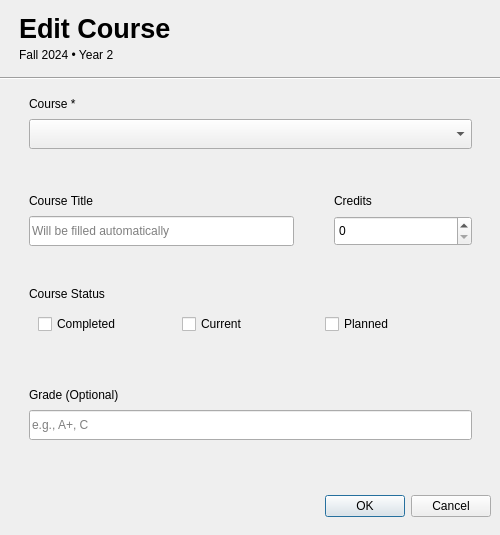
<?xml version="1.0" encoding="UTF-8"?>
<ui version="4.0">
 <class>EditCourseDetails</class>
 <widget class="QDialog" name="EditCourseDetails">
  <property name="geometry">
   <rect>
    <x>0</x>
    <y>0</y>
    <width>500</width>
    <height>535</height>
   </rect>
  </property>
  <property name="windowTitle">
   <string>Dialog</string>
  </property>
  <widget class="QDialogButtonBox" name="buttonBox">
   <property name="geometry">
    <rect>
     <x>150</x>
     <y>490</y>
     <width>341</width>
     <height>32</height>
    </rect>
   </property>
   <property name="orientation">
    <enum>Qt::Orientation::Horizontal</enum>
   </property>
   <property name="standardButtons">
    <set>QDialogButtonBox::StandardButton::Cancel|QDialogButtonBox::StandardButton::Ok</set>
   </property>
  </widget>
  <widget class="QFrame" name="frame">
   <property name="geometry">
    <rect>
     <x>10</x>
     <y>0</y>
     <width>481</width>
     <height>71</height>
    </rect>
   </property>
   <property name="minimumSize">
    <size>
     <width>181</width>
     <height>0</height>
    </size>
   </property>
   <property name="frameShape">
    <enum>QFrame::Shape::NoFrame</enum>
   </property>
   <property name="frameShadow">
    <enum>QFrame::Shadow::Raised</enum>
   </property>
   <layout class="QVBoxLayout" name="verticalLayout">
    <property name="spacing">
     <number>1</number>
    </property>
    <item>
     <widget class="QLabel" name="label">
      <property name="sizePolicy">
       <sizepolicy hsizetype="MinimumExpanding" vsizetype="MinimumExpanding">
        <horstretch>0</horstretch>
        <verstretch>0</verstretch>
       </sizepolicy>
      </property>
      <property name="minimumSize">
       <size>
        <width>161</width>
        <height>31</height>
       </size>
      </property>
      <property name="font">
       <font>
        <pointsize>20</pointsize>
        <bold>true</bold>
       </font>
      </property>
      <property name="text">
       <string>Edit Course</string>
      </property>
     </widget>
    </item>
    <item>
     <widget class="QLabel" name="label_2">
      <property name="text">
       <string>Fall 2024 • Year 2</string>
      </property>
     </widget>
    </item>
   </layout>
  </widget>
  <widget class="Line" name="line">
   <property name="geometry">
    <rect>
     <x>0</x>
     <y>70</y>
     <width>501</width>
     <height>16</height>
    </rect>
   </property>
   <property name="orientation">
    <enum>Qt::Orientation::Horizontal</enum>
   </property>
  </widget>
  <widget class="QFrame" name="frame_2">
   <property name="geometry">
    <rect>
     <x>0</x>
     <y>79</y>
     <width>501</width>
     <height>400</height>
    </rect>
   </property>
   <property name="minimumSize">
    <size>
     <width>501</width>
     <height>400</height>
    </size>
   </property>
   <property name="maximumSize">
    <size>
     <width>501</width>
     <height>400</height>
    </size>
   </property>
   <property name="frameShape">
    <enum>QFrame::Shape::NoFrame</enum>
   </property>
   <property name="frameShadow">
    <enum>QFrame::Shadow::Raised</enum>
   </property>
   <layout class="QVBoxLayout" name="verticalLayout_2">
    <item>
     <widget class="QFrame" name="frame_3">
      <property name="frameShape">
       <enum>QFrame::Shape::NoFrame</enum>
      </property>
      <property name="frameShadow">
       <enum>QFrame::Shadow::Raised</enum>
      </property>
      <layout class="QVBoxLayout" name="verticalLayout_3">
       <property name="spacing">
        <number>0</number>
       </property>
       <property name="leftMargin">
        <number>20</number>
       </property>
       <property name="topMargin">
        <number>0</number>
       </property>
       <property name="rightMargin">
        <number>20</number>
       </property>
       <property name="bottomMargin">
        <number>30</number>
       </property>
       <item>
        <widget class="QLabel" name="label_3">
         <property name="text">
          <string>Course *</string>
         </property>
        </widget>
       </item>
       <item>
        <widget class="QComboBox" name="comboBox">
         <property name="minimumSize">
          <size>
           <width>0</width>
           <height>30</height>
          </size>
         </property>
         <property name="styleSheet">
          <string notr="true">
    QComboBox QAbstractItemView {
        background-color: #252526;
        border: 1px solid #3e3e42;
        border-radius: 4px;
        color: #cccccc;
        outline: 0;
    }
    QComboBox QAbstractItemView::item {
        padding: 5px;
        border-radius: 2px;
        height: 25px;
    }
    QComboBox QAbstractItemView::item:selected {
        background-color: #007acc;
        color: #ffffff;
    }
    QComboBox QAbstractItemView::item:hover {
        background-color: #2a2d2e;
    }
    QComboBox QAbstractItemView::item:hover:selected {
        background-color: #1c97ea;
    }</string>
         </property>
         <property name="placeholderText">
          <string>Search by course code (e.g., CSC1401)</string>
         </property>
        </widget>
       </item>
      </layout>
     </widget>
    </item>
    <item>
     <widget class="QFrame" name="frame_4">
      <property name="frameShape">
       <enum>QFrame::Shape::NoFrame</enum>
      </property>
      <property name="frameShadow">
       <enum>QFrame::Shadow::Raised</enum>
      </property>
      <layout class="QHBoxLayout" name="horizontalLayout">
       <property name="spacing">
        <number>0</number>
       </property>
       <property name="leftMargin">
        <number>0</number>
       </property>
       <property name="topMargin">
        <number>0</number>
       </property>
       <property name="rightMargin">
        <number>0</number>
       </property>
       <property name="bottomMargin">
        <number>0</number>
       </property>
       <item>
        <widget class="QFrame" name="frame_7">
         <property name="frameShape">
          <enum>QFrame::Shape::NoFrame</enum>
         </property>
         <property name="frameShadow">
          <enum>QFrame::Shadow::Raised</enum>
         </property>
         <layout class="QVBoxLayout" name="verticalLayout_6">
          <property name="spacing">
           <number>0</number>
          </property>
          <property name="leftMargin">
           <number>20</number>
          </property>
          <property name="topMargin">
           <number>0</number>
          </property>
          <property name="rightMargin">
           <number>20</number>
          </property>
          <property name="bottomMargin">
           <number>30</number>
          </property>
          <item>
           <widget class="QLabel" name="label_6">
            <property name="text">
             <string>Course Title</string>
            </property>
           </widget>
          </item>
          <item>
           <widget class="QLineEdit" name="course_title">
            <property name="minimumSize">
             <size>
              <width>0</width>
              <height>30</height>
             </size>
            </property>
            <property name="placeholderText">
             <string>Will be filled automatically</string>
            </property>
           </widget>
          </item>
         </layout>
        </widget>
       </item>
       <item>
        <widget class="QFrame" name="frame_8">
         <property name="minimumSize">
          <size>
           <width>178</width>
           <height>0</height>
          </size>
         </property>
         <property name="frameShape">
          <enum>QFrame::Shape::NoFrame</enum>
         </property>
         <property name="frameShadow">
          <enum>QFrame::Shadow::Raised</enum>
         </property>
         <layout class="QVBoxLayout" name="verticalLayout_7">
          <property name="spacing">
           <number>0</number>
          </property>
          <property name="leftMargin">
           <number>20</number>
          </property>
          <property name="topMargin">
           <number>0</number>
          </property>
          <property name="rightMargin">
           <number>20</number>
          </property>
          <property name="bottomMargin">
           <number>30</number>
          </property>
          <item>
           <widget class="QLabel" name="label_7">
            <property name="text">
             <string>Credits</string>
            </property>
           </widget>
          </item>
          <item>
           <widget class="QSpinBox" name="spinBox">
            <property name="enabled">
             <bool>true</bool>
            </property>
            <property name="minimumSize">
             <size>
              <width>0</width>
              <height>30</height>
             </size>
            </property>
            <property name="specialValueText">
             <string/>
            </property>
           </widget>
          </item>
         </layout>
        </widget>
       </item>
      </layout>
     </widget>
    </item>
    <item>
     <widget class="QFrame" name="frame_5">
      <property name="frameShape">
       <enum>QFrame::Shape::NoFrame</enum>
      </property>
      <property name="frameShadow">
       <enum>QFrame::Shadow::Raised</enum>
      </property>
      <layout class="QVBoxLayout" name="verticalLayout_5">
       <property name="spacing">
        <number>0</number>
       </property>
       <property name="leftMargin">
        <number>20</number>
       </property>
       <property name="topMargin">
        <number>0</number>
       </property>
       <property name="rightMargin">
        <number>20</number>
       </property>
       <property name="bottomMargin">
        <number>30</number>
       </property>
       <item>
        <widget class="QLabel" name="label_4">
         <property name="text">
          <string>Course Status</string>
         </property>
        </widget>
       </item>
       <item>
        <widget class="QFrame" name="frame_9">
         <property name="frameShape">
          <enum>QFrame::Shape::NoFrame</enum>
         </property>
         <property name="frameShadow">
          <enum>QFrame::Shadow::Raised</enum>
         </property>
         <layout class="QHBoxLayout" name="horizontalLayout_2">
          <item>
           <widget class="QCheckBox" name="checkBox_3">
            <property name="text">
             <string>Completed</string>
            </property>
            <property name="autoExclusive">
             <bool>true</bool>
            </property>
           </widget>
          </item>
          <item>
           <widget class="QCheckBox" name="checkBox">
            <property name="text">
             <string>Current</string>
            </property>
            <property name="autoExclusive">
             <bool>true</bool>
            </property>
           </widget>
          </item>
          <item>
           <widget class="QCheckBox" name="checkBox_2">
            <property name="text">
             <string>Planned</string>
            </property>
            <property name="autoExclusive">
             <bool>true</bool>
            </property>
           </widget>
          </item>
         </layout>
        </widget>
       </item>
      </layout>
     </widget>
    </item>
    <item>
     <widget class="QFrame" name="frame_6">
      <property name="frameShape">
       <enum>QFrame::Shape::NoFrame</enum>
      </property>
      <property name="frameShadow">
       <enum>QFrame::Shadow::Raised</enum>
      </property>
      <layout class="QVBoxLayout" name="verticalLayout_4">
       <property name="spacing">
        <number>0</number>
       </property>
       <property name="leftMargin">
        <number>20</number>
       </property>
       <property name="topMargin">
        <number>0</number>
       </property>
       <property name="rightMargin">
        <number>20</number>
       </property>
       <property name="bottomMargin">
        <number>30</number>
       </property>
       <item>
        <widget class="QLabel" name="label_5">
         <property name="text">
          <string>Grade (Optional)</string>
         </property>
        </widget>
       </item>
       <item>
        <widget class="QLineEdit" name="lineEdit_2">
         <property name="enabled">
          <bool>true</bool>
         </property>
         <property name="minimumSize">
          <size>
           <width>0</width>
           <height>30</height>
          </size>
         </property>
         <property name="placeholderText">
          <string>e.g., A+, C</string>
         </property>
        </widget>
       </item>
      </layout>
     </widget>
    </item>
   </layout>
  </widget>
 </widget>
 <resources/>
 <connections>
  <connection>
   <sender>buttonBox</sender>
   <signal>accepted()</signal>
   <receiver>EditCourseDetails</receiver>
   <slot>accept()</slot>
   <hints>
    <hint type="sourcelabel">
     <x>248</x>
     <y>254</y>
    </hint>
    <hint type="destinationlabel">
     <x>157</x>
     <y>274</y>
    </hint>
   </hints>
  </connection>
  <connection>
   <sender>buttonBox</sender>
   <signal>rejected()</signal>
   <receiver>EditCourseDetails</receiver>
   <slot>reject()</slot>
   <hints>
    <hint type="sourcelabel">
     <x>316</x>
     <y>260</y>
    </hint>
    <hint type="destinationlabel">
     <x>286</x>
     <y>274</y>
    </hint>
   </hints>
  </connection>
 </connections>
</ui>
